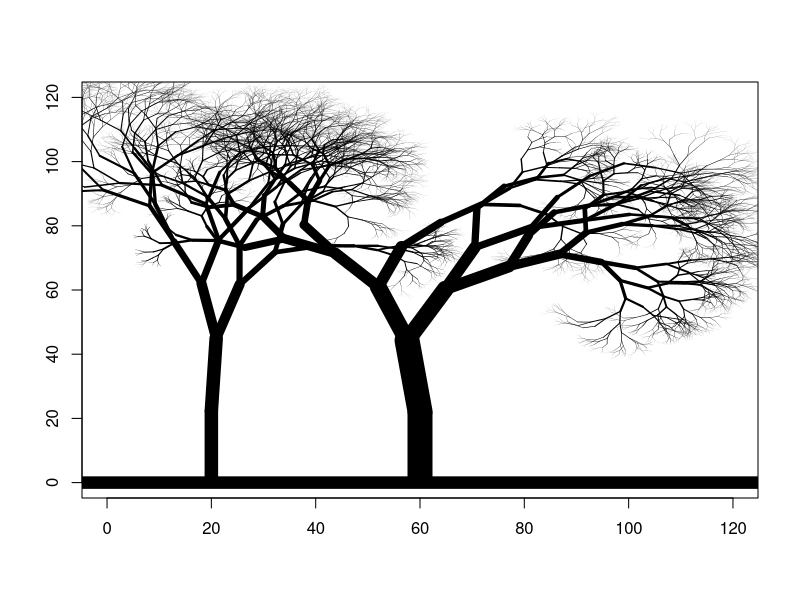
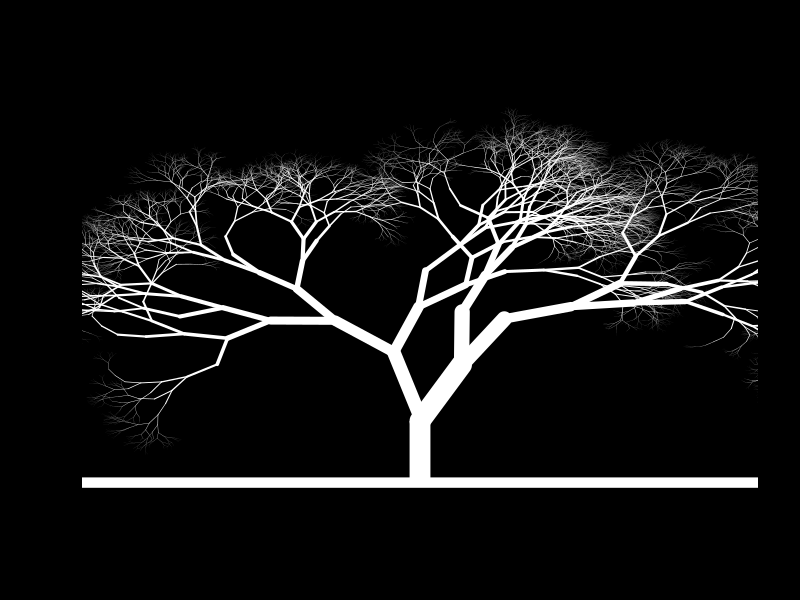

Source code (R) for these figures, in order:
## ---- chunk 1
knitr::opts_chunk$set(error=FALSE,echo = TRUE, warning = FALSE, message = FALSE)
#![arbol generado con un algoritmo recursivo](images/ARBOL_DOBLE_RAMI01.png)
## ---- chunk 2
####################################
######## Función que pinta el arbol    
parbol <-
  function(h = 100,  # altura media del arbol
           ramificacion = 50,# posición de x0 del tronco en principio h/2
           base = h / 2,# a mayor valor más ramas y más complejo
           colort = "white", # color 
           sobreescribe = NULL) { # si no es null pinta encima del lienzo
  # si es NULL pinta en un lienzo nuevo
    if (is.null(sobreescribe)) {
      #pinta el lienzo en blanco
      plot(
        1:h,
        type = "n",
        xlim = c(0, h),
        ylim = c(0, h),
        xlab = " ",
        ylab = " "
      )
    }
    # calculo de variables:
    largo <- runif(1, h / 10, h / 5) # altura tronco
    ancho <- sample(6:25, 1)  # ancho tronco
    angulo_rama = pi / 2 # angulo de rama inicial 90
    # puntos xy de la linea del tronco principal
    x1 = base
    y1 = 0
    x2 = base
    y2 = largo
    # pintamos el tronco en las coordenadas x1,x2  y1,y2
    # ajuste de color del arbol
    col01 <- adjustcolor(colort, alpha.f = 1)
    abline(h = 0, lwd = ancho / 2, col = col01) #linea de suelo
    # tronco base; lend indica la forma de extremo de linea (par)
    lines(c(x1, x2),
          c(y1, y2),
          lwd = ancho,
          col = col01,
          lend = 1)
    angle1 <- angulo_rama + rnorm(1) * pi / 16 # angulo de la siguiente parte del tronco
    
    # Llama a la función de creación de las ramas a partir del punto
    # final del tronco
    ramas(c(x2, y2), ancho, largo, angle1, h / ramificacion, color = colort)
  }

####################################
######## Funcion que pinta las ramas
ramas <- function(pini,# pini= punto inicio linea rama c(x,y)
                  w,   # w= ancho de la rama
                  l,   # l= largo de la rama
                  ang, # ang= angulo de la rama
                  lmin_rama = 10,# lmin_rama= limite min de long de rama recomendado h/50
                  color = "white") {

  x1 = pini[1] - l * cos(ang)
  y1 = pini[2] + l * sin(ang)
  pfin = c(x1, y1)
  # color de las ramas que va aumentando el alfa en las hojas
  col01 <- adjustcolor(color, alpha.f = 1.5 - lmin_rama / l)
  
  # pinta la linea con los datos dados
  lines(c(pini[1], pfin[1]),
        c(pini[2], pfin[2]),
        lwd = w,
        col = col01)
  # Calcula la siguiente bifurcación:
  dif <- pi / 2 #- (pi / 16)
  angle1 <- ang + runif(1, 0, dif) / 2
  angle2 <- ang - runif(1, 0, dif) / 2
  # calcula aleatoriamente un nuevo grueso y largo de las ramas bifurcadas
  n_ancho = runif(1, w * 0.6, w * 0.8)
  n_largo = runif(1, l * 0.7, l * 0.9)
  
  # Controla el crecimiento recursivo hasta el limite min de rama
  if (n_largo < lmin_rama) {
    # sale del loop, fin de función
  } else {
    # pinta las nuevas ramas de la bifurcación
    ramas(pfin, n_ancho, n_largo, angle1, lmin_rama, col = col01)
    
    if (runif(1) > 0.3) {
      # un 30% de las veces no se bifurcará
      ramas(pfin, n_ancho, n_largo, angle2, lmin_rama, col = col01)
    }
  }
}

## ---- chunk 3
# Creo un arbol de altura 100
parbol(120,150,color="black")
parbol(120,150,base=20,color="black",sobreescribe=1)

# Cambio el fondo a negro
par(bg = 'black')
parbol(100,150)
parbol(100,200,sobreescribe=1)
